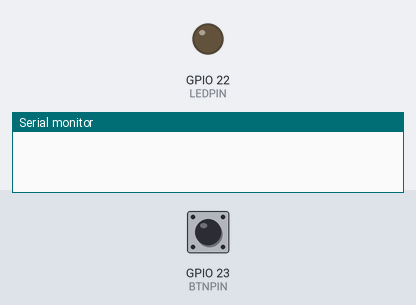
This sketch was run on a simulated ESP32. Parts: output pins drawn as LEDs (lit = HIGH), the last lines printed to the serial monitor. Inputs (shaded band) come from the test bench; at power-on: GPIO 23 (BTNPIN) HIGH.

Above: at 1.2 s.
1.3 s: GPIO 23 (BTNPIN) pulled LOW for 0.15 s
At 2.4 s:
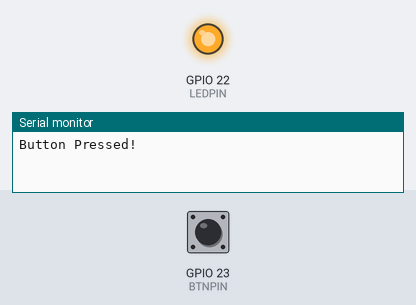
Timing chart, 0 to 4.3 s (numbered marks = the images above; inputs shaded):
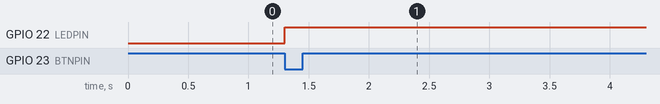

The sketch:

5_Button_Interrupt.ino
```cpp
#define BTNPIN 23
#define LEDPIN 22
volatile bool buttonPressed = false;  // flag set by ISR

// Interrupt Service Routine (ISR)
void IRAM_ATTR handleButtonInterrupt() {
  buttonPressed = true;   // set flag
}

void setup() {
  Serial.begin(115200);

  pinMode(BTNPIN, INPUT_PULLUP);   // button between GND and GPIO23
  pinMode(LEDPIN, OUTPUT);
  // attach interrupt to BTNPIN, trigger on falling edge (button press)
  attachInterrupt(digitalPinToInterrupt(BTNPIN), handleButtonInterrupt, FALLING);
}

void loop() {
  if (buttonPressed) {
    buttonPressed = false;  // clear flag

    // do your action here
    Serial.println("Button Pressed!");
    digitalWrite(LEDPIN, HIGH);

  }
}
```

Measured:
- after the input at 1.3 s, GPIO 22 (LEDPIN): LOW → HIGH at once
